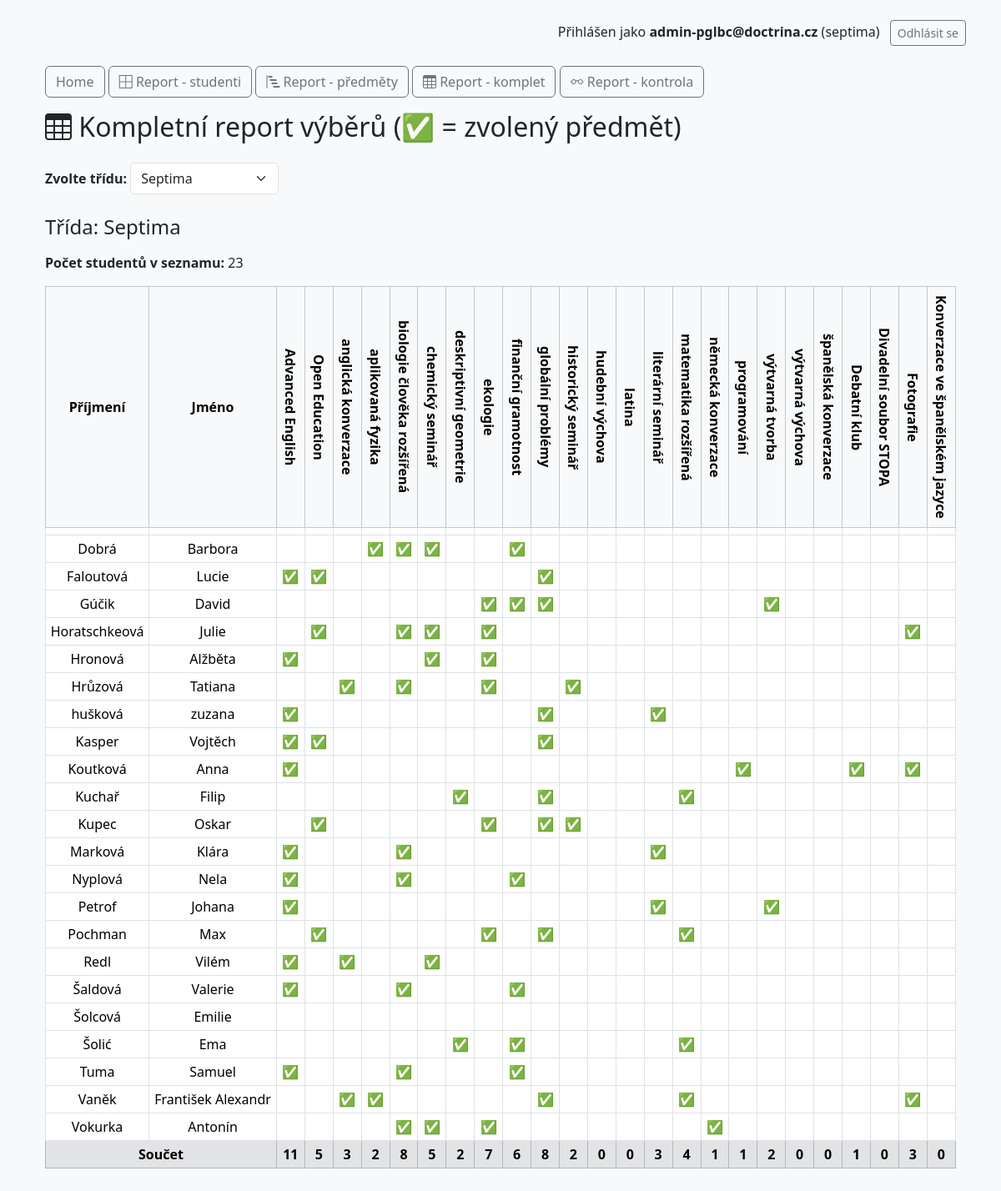
/report-komplet.php?report_class=septima (signed in), run on the app's committed database.
### tables this page shows
CREATE TABLE `users` (
  `id` int(11) NOT NULL,
  `email` varchar(100) NOT NULL,
  `name` varchar(100) NOT NULL,
  `surname` varchar(100) NOT NULL,
  `password_hash` varchar(255) NOT NULL,
  `class` varchar(50) NOT NULL,
  `created_at` datetime DEFAULT current_timestamp(),
  `updated_at` datetime DEFAULT current_timestamp() ON UPDATE current_timestamp(),
  `admin` tinyint(1) NOT NULL DEFAULT 0
);

### includes/Database.php (called while the page is built, shortened)
<?php
class Database {
    private $pdo;
    public function __construct() {
        $dsn = "mysql:host=" . DB_HOST . ";dbname=" . DB_NAME . ";charset=utf8mb4";
        try {
            $this->pdo = new PDO($dsn, DB_USER, DB_PASS);
            $this->pdo->setAttribute(PDO::ATTR_ERRMODE, PDO::ERRMODE_EXCEPTION);
        } catch (PDOException $e) {
            die("Chyba připojení k databázi: " . $e->getMessage());
        }
    }
    public function query($sql, $params = []) {
        $stmt = $this->pdo->prepare($sql);
        $stmt->execute($params);
        return $stmt;
    }
}

### report-komplet.php (the view, shortened to what this page needs)
<?php
require_once 'includes/Database.php';
$db = new Database();
$classOptions = [
    'prima' => 'Prima',
    'sekunda' => 'Sekunda',
    'tercie' => 'Tercie',
    'kvarta' => 'Kvarta',
    'kvinta' => 'Kvinta',
    'sexta' => 'Sexta',
    'septima' => 'Septima',
    'oktava' => 'Oktáva',
    'rocnik1' => '1. ročník',
    'rocnik2' => '2. ročník',
    'rocnik3' => '3. ročník',
    'rocnik4' => '4. ročník',
];
$selectedClass = $_GET['report_class'] ?? null;
include 'templates/header.php';
?>
<div class="container mt-4">
    <div class="mb-3">
        <a href="index.php" class="btn btn-outline-secondary">Home</a>
        <a href="report-tridy.php" class="btn btn-outline-secondary"><i class="bi bi-border-all"></i> Report - studenti</a>
        <a href="report-predmety.php" class="btn btn-outline-secondary"><i class="bi bi-bar-chart-steps"></i> Report - předměty</a>
        <a href="report-komplet.php" class="btn btn-outline-secondary"><i class="bi bi-table"></i> Report - komplet</a>
        <a href="report-kontrola.php" class="btn btn-outline-secondary"><i class="bi bi-eyeglasses"></i> Report - kontrola</a>
    </div>
    <h2 class="mb-4"><i class="bi bi-table"></i> Kompletní report výběrů (✅ = zvolený předmět)</h2>
    <form method="get" class="mb-4">
        <label for="report_class" class="form-label fw-bold">Zvolte třídu:</label>
        <select name="report_class" id="report_class" class="form-select w-auto d-inline-block" onchange="this.form.submit()">
            <?php foreach ($classOptions as $key => $label): ?>
                <option value="<?= $key ?>" <?= $selectedClass === $key ? 'selected' : '' ?>><?= $label ?></option>
            <?php endforeach; ?>
        </select>
    </form>
    <?php if ($selectedClass): ?>
        <h4 class="mb-3">Třída: <?= htmlspecialchars($classOptions[$selectedClass] ?? $selectedClass) ?></h4>
        <?php
        $tableMain = 'subjects_' . $selectedClass;
        $tableOpt = $tableMain . '_optional';
        $mainSubjects = [];
        $optionalSubjects = [];
        if ($db->tableExists($tableMain)) {
            $mainSubjects = $db->query("SELECT DISTINCT name FROM `$tableMain`")->fetchAll(PDO::FETCH_COLUMN);
        }
        if ($db->tableExists($tableOpt)) {
            $optionalSubjects = $db->query("SELECT DISTINCT name FROM `$tableOpt`")->fetchAll(PDO::FETCH_COLUMN);
        }
        sort($mainSubjects);
        sort($optionalSubjects);
        $allSubjects = array_merge($mainSubjects, $optionalSubjects);
        $students = $db->query("SELECT id, name, surname FROM users WHERE class = ? ORDER BY surname, name", [$selectedClass])->fetchAll(PDO::FETCH_ASSOC);
        $studentCount = count($students);
        echo "<p><strong>Počet studentů v seznamu:</strong> $studentCount</p>";
        $matrix = [];
        $summary = array_fill_keys($allSubjects, 0);
        foreach ($students as $student) {
            $userId = $student['id'];
            $matrix[$userId] = array_fill_keys($allSubjects, false);
            $picked = $db->query("SELECT subject_name FROM user_choices WHERE user_id = ? AND subject_class = ?", [$userId, $selectedClass])->fetchAll(PDO::FETCH_COLUMN);
            foreach ($picked as $subject) {
                if (isset($matrix[$userId][$subject]) && !$matrix[$userId][$subject]) {
                    $matrix[$userId][$subject] = true;
                    $summary[$subject]++;
                }
            }
            $pickedOpt = $db->query("SELECT subject_name FROM user_choices_optional WHERE user_id = ? AND subject_class = ?", [$userId, $selectedClass])->fetchAll(PDO::FETCH_COLUMN);
            foreach ($pickedOpt as $subject) {
                if (isset($matrix[$userId][$subject]) && !$matrix[$userId][$subject]) {
                    $matrix[$userId][$subject] = true;
                    $summary[$subject]++;
                }
            }
        }
        ?>
        <?php if (count($students) > 0): ?>
            <div class="table-responsive">
                <table class="table table-bordered table-sm align-middle text-center">
                    <thead class="table-light">
                        <tr>
                            <th class="align-middle text-center">Příjmení</th>
                            <th class="align-middle text-center">Jméno</th>
                            <?php foreach ($allSubjects as $subject): ?>
                                <th style="
                                    writing-mode: vertical-rl;
                                    text-orientation: mixed;
                                    vertical-align: middle;
                                    text-align: center;
                                    white-space: nowrap;
                                    padding: 10px 4px;
                                ">
                                    <?= htmlspecialchars($subject) ?>
                                </th>
                            <?php endforeach; ?>
                        </tr>
                    </thead>
                    <tbody>
                        <?php foreach ($students as $student): ?>
                            <tr>
                                <td><?= htmlspecialchars($student['surname']) ?></td>
                                <td><?= htmlspecialchars($student['name']) ?></td>
                                <?php foreach ($allSubjects as $subject): ?>
                                    <td><?= $matrix[$student['id']][$subject] ? '✅' : '' ?></td>
                                <?php endforeach; ?>
                            </tr>
                        <?php endforeach; ?>
                        <tr class="fw-bold table-secondary">
                            <td colspan="2">Součet</td>
                            <?php foreach ($allSubjects as $subject): ?>
                                <td><?= $summary[$subject] ?></td>
                            <?php endforeach; ?>
                        </tr>
                    </tbody>
                </table>
            </div>
        <?php else: ?>
            <div class="alert alert-info">V této třídě nejsou zatím žádní studenti.</div>
        <?php endif; ?>
    <?php endif; ?>
</div>

### data on the page
users: surname "Dobrá", name "Barbora"
users: surname "Faloutová", name "Lucie"
users: surname "Gúčik", name "David"
users: surname "Horatschkeová", name "Julie"
users: surname "Hronová", name "Alžběta"
users: surname "Hrůzová", name "Tatiana"
users: surname "hušková", name "zuzana"
users: surname "Kasper", name "Vojtěch"
users: surname "Koutková", name "Anna"
users: surname "Kuchař", name "Filip"
users: surname "Kupec", name "Oskar"
users: surname "Marková", name "Klára"
users: surname "Nyplová", name "Nela"
users: surname "Petrof", name "Johana"
users: surname "Pochman", name "Max"
users: surname "Redl", name "Vilém"
users: surname "Šaldová", name "Valerie"
users: surname "Šolcová", name "Emilie"
users: surname "Šolić", name "Ema"
users: surname "Tuma", name "Samuel"
users: surname "Vaněk", name "František Alexandr"
users: surname "Vokurka", name "Antonín"

### other printed values
$_SESSION['user_email'] "admin-pglbc@doctrina.cz"
$_SESSION['class'] "septima"
$classOptions[$selectedClass] "Septima"
$studentCount "23"
$subject "Advanced English"
$subject "Open Education"
$subject "anglická konverzace"
$subject "aplikovaná fyzika"
$subject "biologie člověka rozšířená"
$subject "chemický seminář"
$subject "deskriptivní geometrie"
$subject "ekologie"
$subject "finanční gramotnost"
$subject "globální problémy"
$subject "historický seminář"
